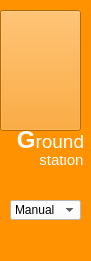
   <widget class="QWidget" name="widget_4" native="true">
    <property name="geometry">
     <rect>
      <x>10</x>
      <y>420</y>
      <width>91</width>
      <height>261</height>
     </rect>
    </property>
    <property name="styleSheet">
     <string notr="true">background-color: rgb(255, 146, 1);
color: rgb(255, 255, 255);</string>
    </property>
    <widget class="QLabel" name="ketinggian_teks_6">
     <property name="geometry">
      <rect>
       <x>36</x>
       <y>150</y>
       <width>51</width>
       <height>20</height>
      </rect>
     </property>
     <property name="font">
      <font>
       <pointsize>11</pointsize>
      </font>
     </property>
     <property name="text">
      <string>&lt;html&gt;&lt;head/&gt;&lt;body&gt;&lt;p&gt;station&lt;/p&gt;&lt;/body&gt;&lt;/html&gt;</string>
     </property>
     <property name="alignment">
      <set>Qt::AlignCenter</set>
     </property>
    </widget>
    <widget class="QLabel" name="ketinggian_teks_2">
     <property name="geometry">
      <rect>
       <x>10</x>
       <y>125</y>
       <width>81</width>
       <height>31</height>
      </rect>
     </property>
     <property name="font">
      <font>
       <pointsize>15</pointsize>
      </font>
     </property>
     <property name="text">
      <string>&lt;html&gt;&lt;head/&gt;&lt;body&gt;&lt;p&gt;&lt;span style=&quot; font-size:18pt; font-weight:600;&quot;&gt;G&lt;/span&gt;&lt;span style=&quot; font-size:14pt;&quot;&gt;round&lt;/span&gt;&lt;/p&gt;&lt;/body&gt;&lt;/html&gt;</string>
     </property>
     <property name="alignment">
      <set>Qt::AlignCenter</set>
     </property>
    </widget>
    <widget class="QPushButton" name="pushButton_3">
     <property name="geometry">
      <rect>
       <x>0</x>
       <y>10</y>
       <width>81</width>
       <height>121</height>
      </rect>
     </property>
     <property name="styleSheet">
      <string notr="true">border-image: url(:/konten/gambar/antena.png);</string>
     </property>
     <property name="text">
      <string/>
     </property>
    </widget>
    <widget class="QComboBox" name="modeAntena">
     <property name="geometry">
      <rect>
       <x>10</x>
       <y>200</y>
       <width>71</width>
       <height>20</height>
      </rect>
     </property>
     <property name="styleSheet">
      <string notr="true">background-color: rgb(255, 255, 255);
color: rgb(0, 0, 0);</string>
     </property>
     <item>
      <property name="text">
       <string>Manual</string>
      </property>
     </item>
     <item>
      <property name="text">
       <string>Auto</string>
      </property>
     </item>
    </widget>
   </widget>
